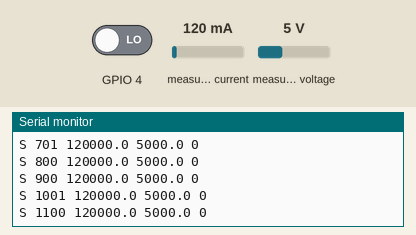
Recording of a sketch running on a simulated ESP32. On the bench: the last lines printed to the serial monitor. Wiring (inferred from the names in the program): INA219 current sensor at I2C address 0x40. The inputs (shaded band) are chosen by the test bench; at power-on: measured current 120 mA, GPIO 4 LOW, measured voltage 5 V.

Above: at 1.2 s.
1.3 s: measured current set to 40 mA
At 1.31 s:
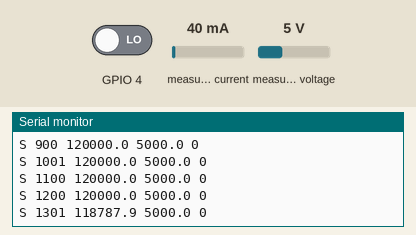
2.8 s: GPIO 4 driven HIGH
At 2.81 s:
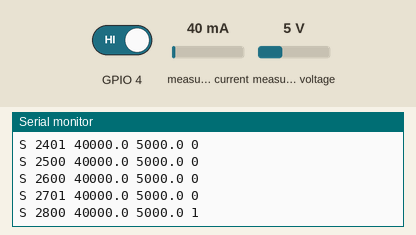
4.3 s: measured voltage set to 0.3 V
At 4.31 s:
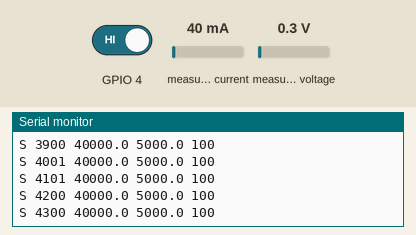
5.8 s: GPIO 4 driven LOW
At 5.81 s:
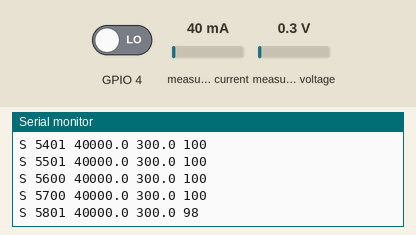
7.3 s: measured current set to 500 mA
At 7.31 s:
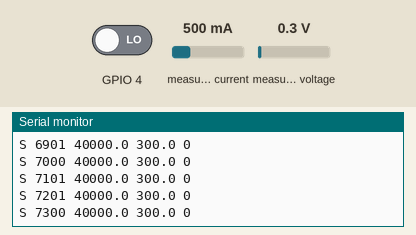
Timing chart, 0 to 9.8 s (numbered marks = the images above; inputs shaded):
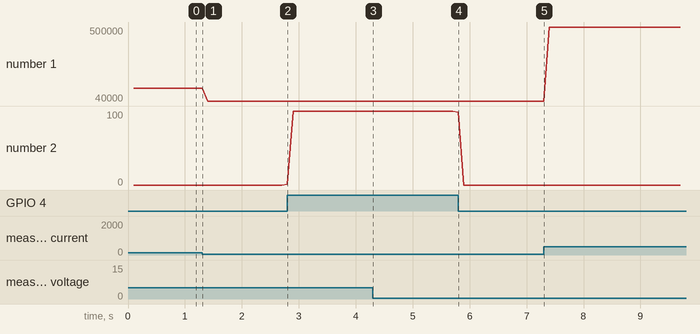

The sketch:

inastream.ino
```cpp
// Streams INA219 averages every 100 ms: "S t_ms I_uA Vbus_mV sync" (shunt 0.100 ohm, same config as logger)
#include <Arduino.h>
#include <Wire.h>
static bool rd(uint8_t reg, uint16_t *v) {
  Wire.beginTransmission(0x40); Wire.write(reg);
  if (Wire.endTransmission(false) != 0) return false;
  if (Wire.requestFrom(0x40, 2) != 2) return false;
  *v = ((uint16_t)Wire.read() << 8) | Wire.read(); return true;
}
void setup() {
  Serial.begin(115200);
  pinMode(4, INPUT_PULLDOWN);
  Wire.begin(21, 22, 400000);
  Wire.beginTransmission(0x40); Wire.write(0x00);
  uint16_t cfg = (0x3u << 7) | (0x3u << 3) | 0x7u; Wire.write(cfg >> 8); Wire.write(cfg & 0xFF); Wire.endTransmission();
  Serial.println("# inastream");
}
void loop() {
  static uint32_t next = micros(), t_out = millis() + 100;
  static int64_t acc_s = 0, acc_b = 0; static uint32_t n = 0, hi = 0;
  next += 1000; uint16_t s, b;
  if (rd(0x01, &s) && rd(0x02, &b)) { acc_s += (int16_t)s; acc_b += (b >> 3); n++; hi += digitalRead(4); }
  if ((int32_t)(millis() - t_out) >= 0) {
    t_out += 100;
    if (n) Serial.printf("S %lu %.1f %.1f %lu\n", (unsigned long)millis(), acc_s * 10.0 / 0.100 / n, acc_b * 4.0 / n, (unsigned long)(hi * 100 / n));
    acc_s = acc_b = 0; n = hi = 0;
  }
  while ((int32_t)(next - micros()) > 0) {}
}
```

Measured:
- after the input at 1.3 s, the serial monitor: prints a new line at once (image 1)
- after the input at 2.8 s, the serial monitor: prints a new line at once (image 2)
- after the input at 5.8 s, the serial monitor: prints a new line at once (image 4)
- plotted number 1: 120000 → 40000 after the input at 1.3 s, 40000 → 500000 after the input at 7.3 s
- plotted number 2: 100 → 0 after the input at 5.8 s
